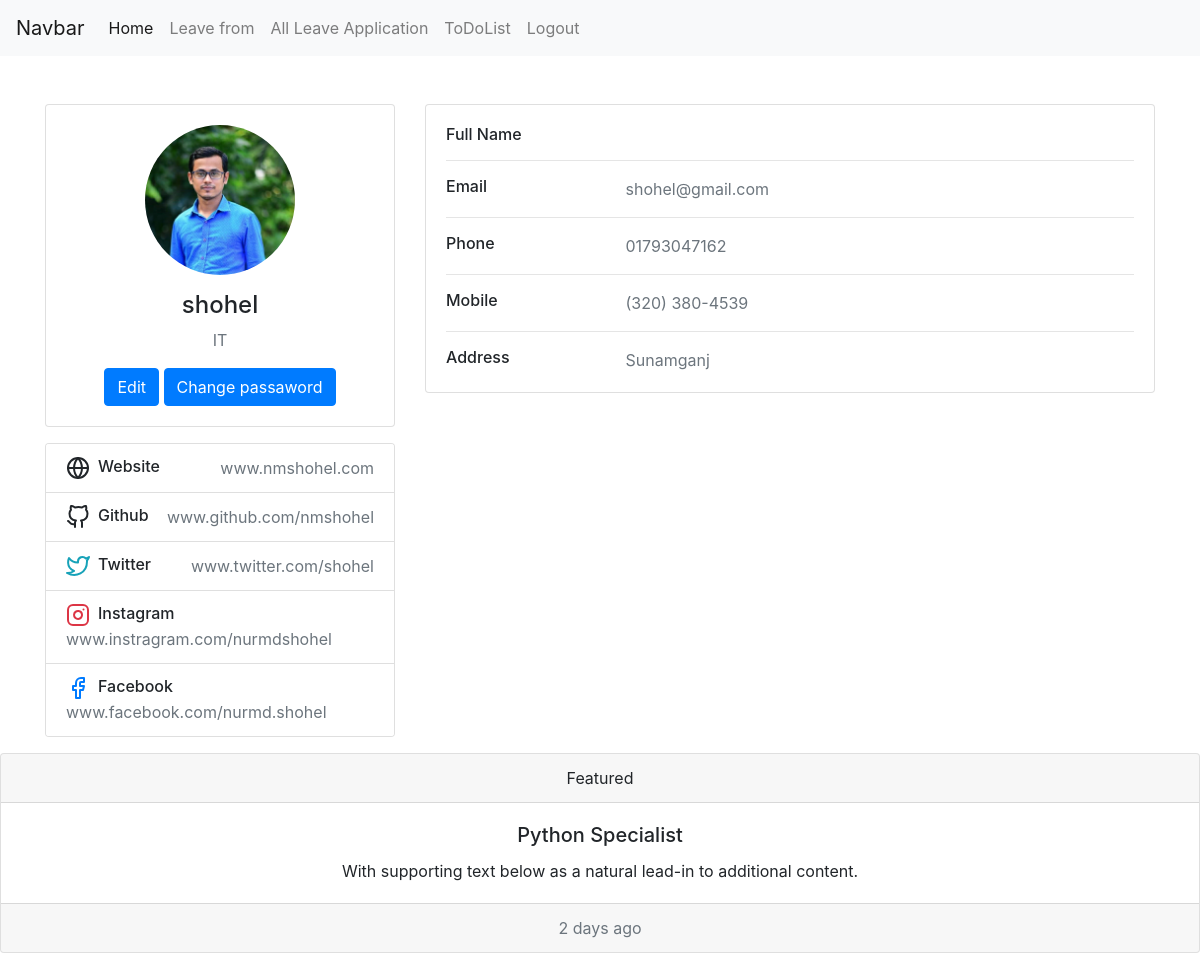
The page /userprofile (signed in) on the database its author committed.
### emsapp/models.py (models this page shows, shortened)
class UserProfile(models.Model):
    user=models.OneToOneField(User, on_delete=models.CASCADE)
    profile_image=models.ImageField(blank=True, null=True)
    address=models.CharField(max_length=300, blank=True, null=True)
    designation=models.CharField(max_length=300, blank=True, null=True)
    date_of_birth=models.DateField(blank=True, null=True)
    email_address=models.CharField(max_length=300, blank=True, null=True)
    mobile_number=models.CharField(max_length=100, blank=True, null=True)

class SocialLink(models.Model):
    user=models.OneToOneField(User, on_delete=models.CASCADE)
    web_link=models.CharField(max_length=300, blank=True, null=True)
    git_link=models.CharField(max_length=300, blank=True, null=True)
    twitter_link=models.CharField(max_length=300, blank=True, null=True)
    instragram_link=models.CharField(max_length=300, blank=True, null=True)
    fb_link=models.CharField(max_length=300, blank=True, null=True)

### emsapp/views.py (the view)
# urls.py: path('userprofile', user_profile, name='user_profile'),
def user_profile(request):
    user=request.user
    user=User.objects.get(username=user)
    print(user)
    userprofile=UserProfile.objects.get(user = user)
    usersociallink=SocialLink.objects.get(user=user)
    context={'userprofile':userprofile,'usersociallink':usersociallink}
    return render(request, 'userprofile.html', context)

### templates/userprofile.html (shortened to what this page needs)
{% extends 'base.html' %}
{% block content %}
<div class="container">
    <div class="main-body mt-5">
          <div class="row gutters-sm">
            <div class="col-md-4 mb-3">
              <div class="card">
                <div class="card-body">
                  <div class="d-flex flex-column align-items-center text-center">
                    <img src="{{ userprofile.profile_image.url }}" alt="Admin" class="rounded-circle" width="150">
                    <div class="mt-3">
                      <h4>{{ userprofile.user }} {{ userprofile.user.last_name }}</h4>
                      <p class="text-muted font-size-sm">{{ userprofile.designation }}</p>
                      <a href="#"><button class="btn btn-primary">Edit</button></a>
                      <a href="#"><button class="btn btn-primary">Change passaword</button></a>
                    </div>
                  </div>
                </div>
              </div>
              <div class="card mt-3">
                <ul class="list-group list-group-flush">
                  <li class="list-group-item d-flex justify-content-between align-items-center flex-wrap">
                    <h6 class="mb-0">Website</h6>
                    <span class="text-secondary">{{ usersociallink.web_link }}</span>
                  </li>
                  <li class="list-group-item d-flex justify-content-between align-items-center flex-wrap">
                    <h6 class="mb-0">Github</h6>
                    <span class="text-secondary">{{ usersociallink.git_link }}</span>
                  </li>
                  <li class="list-group-item d-flex justify-content-between align-items-center flex-wrap">
                    <h6 class="mb-0">Twitter</h6>
                    <span class="text-secondary">{{ usersociallink.twitter_link }}</span>
                  </li>
                  <li class="list-group-item d-flex justify-content-between align-items-center flex-wrap">
                    <h6 class="mb-0">Instagram</h6>
                    <span class="text-secondary">{{ usersociallink.instragram_link }}</span>
                  </li>
                  <li class="list-group-item d-flex justify-content-between align-items-center flex-wrap">
                    <h6 class="mb-0">Facebook</h6>
                    <span class="text-secondary">{{ usersociallink.fb_link }}</span>
                  </li>
                </ul>
              </div>
            </div>
            <div class="col-md-8">
              <div class="card mb-3">
                <div class="card-body">
                  <div class="row">
                    <div class="col-sm-3">
                      <h6 class="mb-0">Full Name</h6>
                    </div>
                    <div class="col-sm-9 text-secondary">
                    </div>
                  </div>
                  <hr>
                  <div class="row">
                    <div class="col-sm-3">
                      <h6 class="mb-0">Email</h6>
                    </div>
                    <div class="col-sm-9 text-secondary">
                      {{ userprofile.email_address }}
                    </div>
                  </div>
                  <hr>
                  <div class="row">
                    <div class="col-sm-3">
                      <h6 class="mb-0">Phone</h6>
                    </div>
                    <div class="col-sm-9 text-secondary">
                      {{ userprofile.mobile_number }}
                    </div>
                  </div>
                  <hr>
                  <div class="row">
                    <div class="col-sm-3">
                      <h6 class="mb-0">Mobile</h6>
                    </div>
                    <div class="col-sm-9 text-secondary">
                      (320) 380-4539
                    </div>
                  </div>
                  <hr>
                  <div class="row">
                    <div class="col-sm-3">
                      <h6 class="mb-0">Address</h6>
                    </div>
                    <div class="col-sm-9 text-secondary">
                      {{ userprofile.address }}
                    </div>
                  </div>
                </div>
              </div>
            </div>
          </div>
        </div>
    </div>
{% endblock %}

### rows shown on the page
UserProfile: profile_image (picture), user "shohel", designation "IT", email_address "shohel@gmail.com", mobile_number "01793047162", address "Sunamganj"
SocialLink: web_link "www.nmshohel.com", git_link "www.github.com/nmshohel", twitter_link "www.twitter.com/shohel", instragram_link "www.instragram.com/nurmdshohel", fb_link "www.facebook.com/nurmd.shohel"
